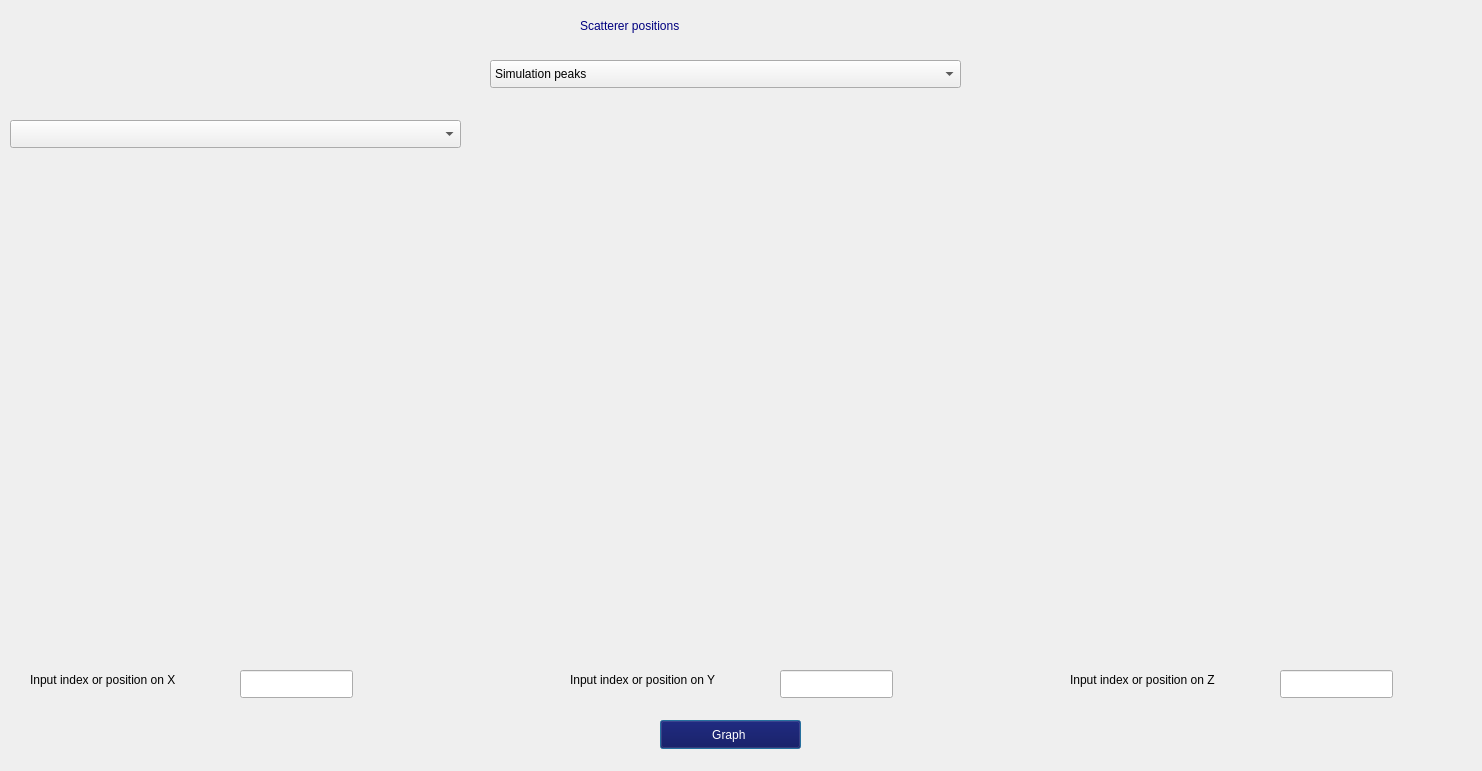
<?xml version="1.0" encoding="UTF-8"?>
<ui version="4.0">
 <class>Dialog</class>
 <widget class="QDialog" name="Dialog">
  <property name="geometry">
   <rect>
    <x>0</x>
    <y>0</y>
    <width>1482</width>
    <height>771</height>
   </rect>
  </property>
  <property name="minimumSize">
   <size>
    <width>913</width>
    <height>0</height>
   </size>
  </property>
  <property name="windowTitle">
   <string>Scatter/Wire Position</string>
  </property>
  <widget class="QComboBox" name="combbprincipal">
   <property name="geometry">
    <rect>
     <x>490</x>
     <y>60</y>
     <width>471</width>
     <height>28</height>
    </rect>
   </property>
   <property name="styleSheet">
    <string notr="true">QCombobox {
    background-color: rgb(0, 0, 127);
	color: rgb(255, 255, 255);
}</string>
   </property>
   <item>
    <property name="text">
     <string>Simulation peaks </string>
    </property>
   </item>
   <item>
    <property name="text">
     <string>Manual input </string>
    </property>
   </item>
  </widget>
  <widget class="QLineEdit" name="InputIndex">
   <property name="geometry">
    <rect>
     <x>240</x>
     <y>670</y>
     <width>113</width>
     <height>28</height>
    </rect>
   </property>
   <property name="text">
    <string/>
   </property>
  </widget>
  <widget class="QLabel" name="label_x">
   <property name="geometry">
    <rect>
     <x>30</x>
     <y>670</y>
     <width>191</width>
     <height>20</height>
    </rect>
   </property>
   <property name="text">
    <string>Input index or position on X  </string>
   </property>
  </widget>
  <widget class="QWidget" name="FrameX" native="true">
   <property name="geometry">
    <rect>
     <x>10</x>
     <y>180</y>
     <width>481</width>
     <height>471</height>
    </rect>
   </property>
  </widget>
  <widget class="QLabel" name="Title">
   <property name="geometry">
    <rect>
     <x>580</x>
     <y>10</y>
     <width>221</width>
     <height>31</height>
    </rect>
   </property>
   <property name="styleSheet">
    <string notr="true">color: rgb(0, 0, 127);
font: 14pt &quot;Segoe UI&quot;;</string>
   </property>
   <property name="text">
    <string>Scatterer positions</string>
   </property>
  </widget>
  <widget class="QWidget" name="FrameY" native="true">
   <property name="geometry">
    <rect>
     <x>500</x>
     <y>180</y>
     <width>481</width>
     <height>471</height>
    </rect>
   </property>
  </widget>
  <widget class="QWidget" name="FrameZ" native="true">
   <property name="geometry">
    <rect>
     <x>990</x>
     <y>180</y>
     <width>481</width>
     <height>471</height>
    </rect>
   </property>
  </widget>
  <widget class="QComboBox" name="combbsimu">
   <property name="geometry">
    <rect>
     <x>10</x>
     <y>120</y>
     <width>451</width>
     <height>28</height>
    </rect>
   </property>
  </widget>
  <widget class="QPushButton" name="buttonGraph">
   <property name="geometry">
    <rect>
     <x>660</x>
     <y>720</y>
     <width>141</width>
     <height>29</height>
    </rect>
   </property>
   <property name="styleSheet">
    <string notr="true">QPushButton {
    background-color: rgb(0, 0, 77);
    color: white;
}</string>
   </property>
   <property name="text">
    <string>Graph </string>
   </property>
  </widget>
  <widget class="QLabel" name="label_y">
   <property name="geometry">
    <rect>
     <x>570</x>
     <y>670</y>
     <width>191</width>
     <height>20</height>
    </rect>
   </property>
   <property name="text">
    <string>Input index or position on Y  </string>
   </property>
  </widget>
  <widget class="QLineEdit" name="InputIndey">
   <property name="geometry">
    <rect>
     <x>780</x>
     <y>670</y>
     <width>113</width>
     <height>28</height>
    </rect>
   </property>
   <property name="text">
    <string/>
   </property>
  </widget>
  <widget class="QLabel" name="label_z">
   <property name="geometry">
    <rect>
     <x>1070</x>
     <y>670</y>
     <width>191</width>
     <height>20</height>
    </rect>
   </property>
   <property name="text">
    <string>Input index or position on Z  </string>
   </property>
  </widget>
  <widget class="QLineEdit" name="InputIndez">
   <property name="geometry">
    <rect>
     <x>1280</x>
     <y>670</y>
     <width>113</width>
     <height>28</height>
    </rect>
   </property>
   <property name="text">
    <string/>
   </property>
  </widget>
 </widget>
 <resources/>
 <connections/>
</ui>
